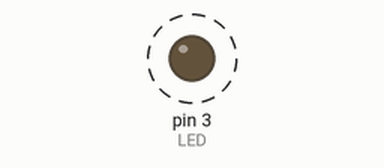
Simulated run of this sketch. Board: Arduino Uno, built with avr-gcc and run on an emulated ATmega328P. On the bench: output pins drawn as LEDs (lit = HIGH). Dashed ring = blinking. What the sketch prints to the serial monitor is not drawn.

Above: at 0.07 s.
Timing chart, 0 to 3.0 s (numbered marks = the images above):
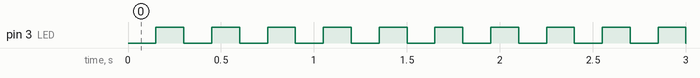

Measured:
- by itself, pin 3 (LED): alternates HIGH for 0.15 s and LOW for 0.15 s

The sketch:

datalog_timerone.ino
```cpp
/*
    Ejemplo de uso la interrupción del Timer 1
*/

#include <TimerOne.h>

//Constantes y variables
const int LED = 3;
int estado = LOW;
volatile unsigned long contador = 0;

//Funcion a llamar desde la interrupcion
void blinkLED() {
  if (estado == LOW) {
    estado = HIGH;
    contador++;
  } else {
    estado = LOW;
  }
  digitalWrite(LED, estado);
}

void setup() {

  pinMode(LED, OUTPUT);

  // blinkLED se ejecutará cada 0.15 segundos
  Timer1.initialize(150000);
  Timer1.attachInterrupt(blinkLED);
  Serial.begin(9600);
}

void loop(void) {

  /*Para leer una variable que está siendo escrita por la interrupción
    debemos deshabilitar la interrupción temporalmente, para asegurarnos
    de que no sea alterada durante el proceso de lectura. Para minimizar el
    tiempo que la interrupción se encuentra apagada, solo hacemos una copia,
    y entonces usamos la copia mientras permitimos a la interrupción seguir
    trabajando.
  */
  unsigned long copiaContador;
  noInterrupts();
  copiaContador = contador;
  interrupts();

  Serial.print("Cantidad de destellos: ");
  Serial.println(copiaContador);
  delay(100);
}
```
